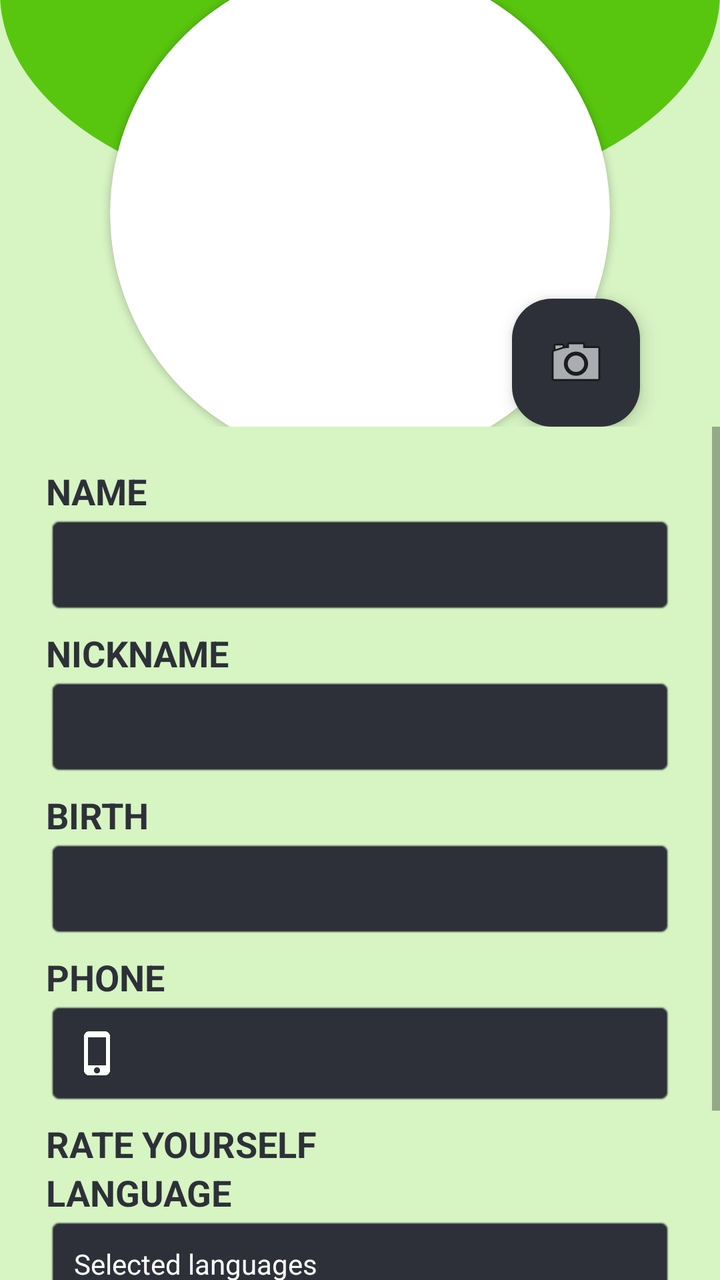
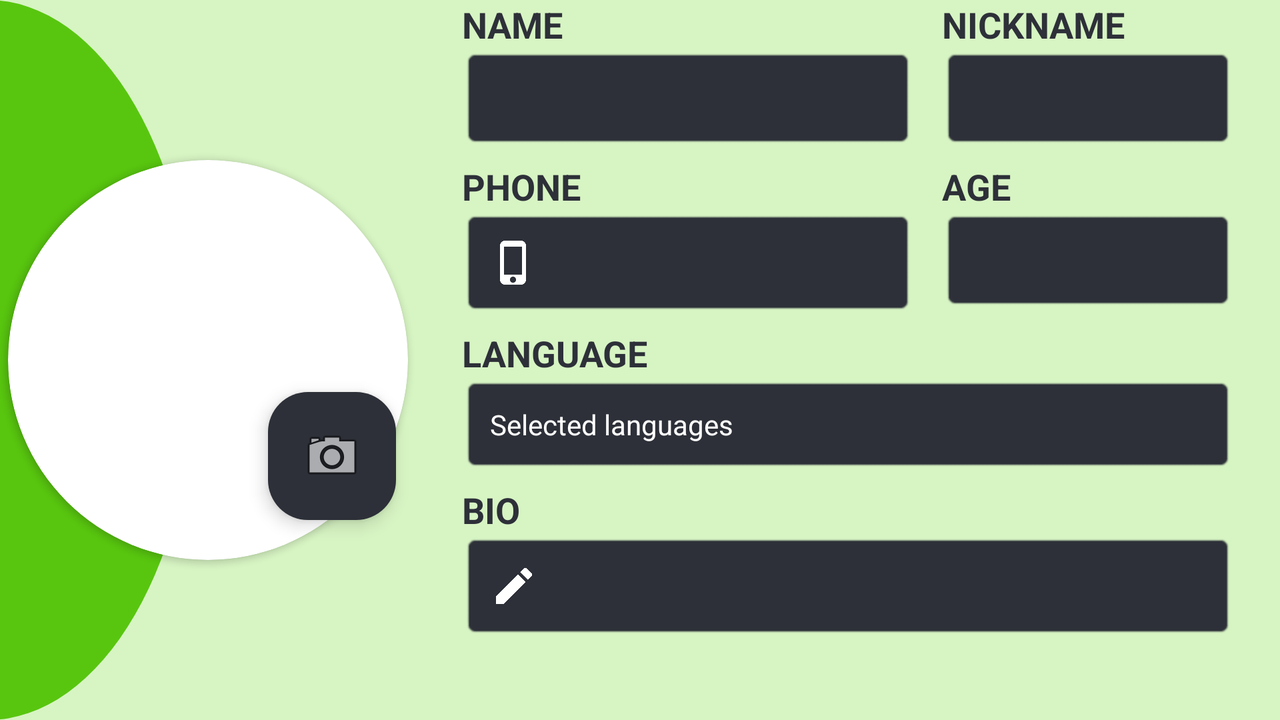

Two renders of one Android screen. The first uses the default layout on a phone; the second uses the alternative layout the repository ships for a different screen configuration, on a matching device. The two XML files are below.
<!-- AndroidManifest.xml: application theme Theme.ShowProfileActivity -->
<!-- res/layout/activity_edit_page.xml -->
<?xml version="1.0" encoding="utf-8"?>


<LinearLayout xmlns:android="http://schemas.android.com/apk/res/android"
    xmlns:app="http://schemas.android.com/apk/res-auto"
    xmlns:tools="http://schemas.android.com/tools"
    android:layout_width="match_parent"
    android:layout_height="match_parent"
    android:background="@color/green_100"
    android:orientation="vertical"
    android:visibility="visible"
    tools:context=".ui.EditProfileFragment">

    <FrameLayout
        android:layout_width="match_parent"
        android:layout_height="0dp"
        android:layout_weight="1">

        <ImageView
            android:id="@+id/imageView2"
            android:layout_width="match_parent"
            android:layout_height="match_parent"
            android:translationY="-110dp"
            app:srcCompat="@drawable/circle" />


        <androidx.cardview.widget.CardView
            android:layout_width="250dp"
            android:layout_height="250dp"
            android:layout_gravity="center"
            app:cardBackgroundColor="@color/white"
            app:cardCornerRadius="250dp">

            <ImageView
                android:id="@+id/profileView"
                android:layout_width="match_parent"
                android:layout_height="match_parent"
                android:scaleType="centerCrop"/>

        </androidx.cardview.widget.CardView>

        <ImageButton
            android:id="@+id/imageButton"
            android:layout_width="wrap_content"
            android:layout_height="wrap_content"
            android:layout_gravity="bottom|right"
            android:background="@drawable/sportrectangle"
            android:clickable="true"
            android:elevation="5dp"
            android:foreground="?android:attr/selectableItemBackground"
            android:onClick="showPopup"
            android:padding="16dp"
            android:translationX="-40dp"
            app:srcCompat="@android:drawable/ic_menu_camera" />

    </FrameLayout>

    <ScrollView
        android:layout_width="match_parent"
        android:layout_height="0dp"
        android:layout_weight="2">

        <LinearLayout
            android:layout_width="match_parent"
            android:layout_height="0dp"
            android:layout_marginLeft="16dp"
            android:layout_marginRight="16dp"
            android:orientation="vertical"
            android:paddingTop="20dp">


            <LinearLayout
                android:layout_width="match_parent"
                android:layout_height="wrap_content"
                android:layout_weight=".40"
                android:orientation="vertical">

                <TextView
                    android:id="@+id/textName"
                    android:layout_width="wrap_content"
                    android:layout_height="wrap_content"
                    android:layout_marginStart="7dp"
                    android:text="@string/name"
                    android:textSize="18sp"
                    android:textStyle="bold" />

                <EditText
                    android:id="@+id/textViewName"
                    android:layout_width="match_parent"
                    android:layout_height="wrap_content"
                    android:layout_marginLeft="7dp"
                    android:layout_marginRight="7dp"
                    android:layout_marginBottom="7dp"
                    android:autofillHints="Insert name"
                    android:background="@android:drawable/editbox_background"
                    android:backgroundTint="@color/grey_900"
                    android:drawablePadding="16dp"
                    android:inputType="text"
                    android:padding="14dp"
                    android:textColor="@color/white"
                    android:textSize="16sp"
                    app:drawableLeftCompat="@drawable/baseline_person_24" />

            </LinearLayout>

            <LinearLayout
                android:layout_width="match_parent"
                android:layout_height="wrap_content"
                android:layout_weight=".60"
                android:orientation="vertical">

                <TextView
                    android:id="@+id/textNick"
                    android:layout_width="wrap_content"
                    android:layout_height="wrap_content"
                    android:layout_marginStart="7dp"
                    android:text="@string/nickname"
                    android:textSize="18sp"
                    android:textStyle="bold" />

                <EditText
                    android:id="@+id/textViewNickName"
                    android:layout_width="match_parent"
                    android:layout_height="wrap_content"
                    android:layout_marginLeft="7dp"
                    android:layout_marginRight="7dp"
                    android:layout_marginBottom="7dp"
                    android:background="@android:drawable/editbox_background"
                    android:backgroundTint="@color/grey_900"
                    android:drawablePadding="16dp"
                    android:padding="14dp"
                    android:textColor="@color/white"
                    android:textSize="16sp"
                    app:drawableLeftCompat="@drawable/baseline_person_24" />

            </LinearLayout>

            <LinearLayout
                android:layout_width="match_parent"
                android:layout_height="wrap_content"
                android:layout_weight=".60"
                android:orientation="vertical">

                <TextView
                    android:id="@+id/textView2"
                    android:layout_width="wrap_content"
                    android:layout_height="wrap_content"
                    android:layout_marginStart="7dp"
                    android:text="@string/birth"
                    android:textSize="18sp"
                    android:textStyle="bold" />

                <EditText
                    android:id="@+id/editTextAge"
                    android:layout_width="match_parent"
                    android:layout_height="0dp"
                    android:layout_marginLeft="7dp"
                    android:layout_marginRight="7dp"
                    android:layout_marginBottom="7dp"
                    android:layout_weight=".70"
                    android:background="@android:drawable/editbox_background"
                    android:backgroundTint="@color/grey_900"
                    android:drawablePadding="16dp"
                    android:inputType="date"
                    android:padding="14dp"
                    android:textColor="@color/white"
                    android:textSize="16sp"
                    app:drawableLeftCompat="@drawable/baseline_cake_24" />


            </LinearLayout>

            <LinearLayout
                android:layout_width="match_parent"
                android:layout_height="wrap_content"
                android:layout_weight=".40"
                android:orientation="vertical">

                <TextView
                    android:id="@+id/textPhone"
                    android:layout_width="wrap_content"
                    android:layout_height="wrap_content"
                    android:layout_marginStart="7dp"
                    android:text="@string/phone"
                    android:textSize="18sp"
                    android:textStyle="bold" />


                <EditText
                    android:id="@+id/textViewPhone"
                    android:layout_width="match_parent"
                    android:layout_height="wrap_content"
                    android:layout_marginLeft="7dp"
                    android:layout_marginRight="7dp"
                    android:layout_marginBottom="7dp"
                    android:background="@android:drawable/editbox_background"
                    android:backgroundTint="@color/grey_900"
                    android:drawablePadding="16dp"
                    android:ems="10"
                    android:inputType="phone"
                    android:padding="14dp"
                    android:textColor="@color/white"
                    android:textSize="16sp"
                    app:drawableLeftCompat="@drawable/baseline_phone_iphone_24" />

            </LinearLayout>

            <LinearLayout
                android:layout_width="match_parent"
                android:layout_height="wrap_content"
                android:layout_weight=".40"
                android:orientation="vertical">

                <TextView
                    android:id="@+id/achievements_edit_page"
                    android:layout_width="wrap_content"
                    android:layout_height="wrap_content"
                    android:layout_marginStart="7dp"
                    android:text="RATE YOURSELF"
                    android:textSize="18sp"
                    android:textStyle="bold" />

                <androidx.recyclerview.widget.RecyclerView
                    android:id="@+id/editable_evaluation_recycler_view"
                    android:layout_width="match_parent"
                    android:layout_height="wrap_content"
                    android:layout_marginLeft="7dp"
                    android:layout_marginRight="7dp"
                    android:orientation="horizontal"
                    app:layoutManager="LinearLayoutManager" />
            </LinearLayout>

            <TextView
                android:id="@+id/textLanguage"
                android:layout_width="wrap_content"
                android:layout_height="wrap_content"
                android:layout_marginStart="7dp"
                android:text="@string/language"
                android:textSize="18sp"
                android:textStyle="bold" />

            <LinearLayout
                android:layout_width="match_parent"
                android:layout_height="wrap_content"
                android:orientation="horizontal">

                <LinearLayout
                    android:layout_width="match_parent"
                    android:layout_height="wrap_content"
                    android:layout_weight=".30"
                    android:orientation="vertical">


                    <TextView
                        android:id="@+id/textViewLanguage"
                        android:layout_width="match_parent"
                        android:layout_height="wrap_content"
                        android:layout_marginLeft="7dp"
                        android:layout_marginRight="7dp"
                        android:layout_marginBottom="7dp"
                        android:background="@android:drawable/editbox_background"
                        android:backgroundTint="@color/grey_900"
                        android:hint="@string/selected_languages_hint"
                        android:drawablePadding="16dp"
                        android:padding="14dp"
                        android:textColor="@color/white"
                        android:textColorHint="@color/white" />

                </LinearLayout>

            </LinearLayout>


            <TextView
                android:id="@+id/textView5"
                android:layout_width="wrap_content"
                android:layout_height="wrap_content"
                android:layout_marginStart="7dp"
                android:text="@string/achievements_label"
                android:textSize="18sp"
                android:textStyle="bold" />

            <EditText
                android:id="@+id/textViewBio"
                android:layout_width="match_parent"
                android:layout_height="wrap_content"
                android:layout_marginLeft="7dp"
                android:layout_marginRight="7dp"
                android:layout_marginBottom="7dp"
                android:background="@android:drawable/editbox_background"
                android:backgroundTint="@color/grey_900"
                android:drawablePadding="16dp"
                android:padding="14dp"
                android:textColor="@color/white"
                android:textSize="16sp"
                app:drawableLeftCompat="@drawable/baseline_edit_24" />

        </LinearLayout>
    </ScrollView>

</LinearLayout>
<!-- resources referenced by this layout -->
<resources>
  <color name="green_100">#D7F4C3</color>
  <color name="grey_900">#2d3038</color>
  <color name="white">#FFFFFFFF</color>
  <!-- drawable baseline_edit_24 (drawable) -->
  <vector xmlns:android="http://schemas.android.com/apk/res/android"
      android:width="24dp"
      android:height="24dp"
      android:viewportWidth="24"
      android:viewportHeight="24">
    <path
        android:fillColor="@android:color/white" android:pathData="M3,17.25V21h3.75L17.81,9.94l-3.75,-3.75L3,17.25zM20.71,7.04c0.39,-0.39 0.39,-1.02 0,-1.41l-2.34,-2.34c-0.39,-0.39 -1.02,-0.39 -1.41,0l-1.83,1.83 3.75,3.75 1.83,-1.83z"/>
  </vector>
  <!-- drawable baseline_phone_iphone_24 (drawable) -->
  <vector xmlns:android="http://schemas.android.com/apk/res/android"
      android:width="24dp"
      android:height="24dp"
      android:viewportWidth="24"
      android:viewportHeight="24"
      >
    <path
        android:fillColor="@android:color/white"
        android:pathData="M15.5,1h-8C6.12,1 5,2.12 5,3.5v17C5,21.88 6.12,23 7.5,23h8c1.38,0 2.5,-1.12 2.5,-2.5v-17C18,2.12 16.88,1 15.5,1zM11.5,22c-0.83,0 -1.5,-0.67 -1.5,-1.5s0.67,-1.5 1.5,-1.5 1.5,0.67 1.5,1.5 -0.67,1.5 -1.5,1.5zM16,18L7,18L7,4h9v14z"/>
  </vector>
  <!-- drawable circle (drawable) -->
  <shape xmlns:android="http://schemas.android.com/apk/res/android"
      android:shape="oval">
      <solid
          android:color="@color/green_600"/>
  </shape>
  <!-- drawable sportrectangle (drawable) -->
  <?xml version="1.0" encoding="utf-8"?>
  <shape xmlns:android="http://schemas.android.com/apk/res/android"
      android:shape="rectangle">
      <solid
          android:color="@color/grey_900"/>
      <corners android:radius="20dp"/>
  </shape>
  <string name="achievements_label">ACHIEVEMENTS</string>
  <string name="birth">BIRTH</string>
  <string name="language">LANGUAGE</string>
  <string name="name">NAME</string>
  <string name="nickname">NICKNAME</string>
  <string name="phone">PHONE</string>
  <string name="selected_languages_hint">Selected languages</string>
  <style name="Theme.ShowProfileActivity" parent="Theme.MaterialComponents.Light.DarkActionBar">
          
          <item name="colorPrimary">@color/green_400</item>
          <item name="colorPrimaryVariant">@color/green_600</item>
          <item name="colorOnPrimary">@color/black</item>
          
          <item name="colorSecondary">@color/grey_400</item>
          <item name="colorSecondaryVariant">@color/grey_800</item>
          <item name="colorOnSecondary">@color/black</item>
          
          <item name="android:statusBarColor">?attr/colorPrimaryVariant</item>
          <item name="android:textColor">@color/grey_900</item>
  
  
      </style>
  <color name="green_600">#58C60F</color>
  <color name="green_400">#83DE4A</color>
  <color name="black">#FF000000</color>
  <color name="grey_400">#868c9d</color>
  <color name="grey_800">#41444f</color>
</resources>
<!-- res/layout-land/activity_edit_page.xml (the author's variant of the layout above) -->
<!-- drawn on the phone turned sideways -->
<?xml version="1.0" encoding="utf-8"?>
<LinearLayout xmlns:android="http://schemas.android.com/apk/res/android"
    xmlns:app="http://schemas.android.com/apk/res-auto"
    xmlns:tools="http://schemas.android.com/tools"
    android:layout_width="match_parent"
    android:layout_height="match_parent"
    android:background="@color/green_100"
    tools:context=".ui.ShowProfileActivity">


    <FrameLayout
        android:layout_width="0dp"
        android:layout_height="match_parent"
        android:layout_marginRight="16dp"
        android:layout_weight="1">

        <ImageView
            android:id="@+id/imageView2"
            android:layout_width="match_parent"
            android:layout_height="match_parent"
            android:translationX="-110dp"
            app:srcCompat="@drawable/circle" />

        <androidx.cardview.widget.CardView
            android:layout_width="200dp"
            android:layout_height="200dp"
            android:layout_gravity="center"
            app:cardBackgroundColor="@color/white"
            app:cardCornerRadius="250dp">

            <ImageView
                android:id="@+id/profileView"
                android:layout_width="match_parent"
                android:layout_height="match_parent"
                android:scaleType="centerCrop"/>

        </androidx.cardview.widget.CardView>


        <ImageButton
            android:id="@+id/imageButton"
            android:layout_width="wrap_content"
            android:layout_height="wrap_content"
            android:layout_gravity="bottom|right"
            android:background="@drawable/sportrectangle"
            android:clickable="true"
            android:elevation="5dp"
            android:foreground="?android:attr/selectableItemBackground"
            android:onClick="showPopup"
            android:padding="16dp"
            android:translationX="-10dp"
            android:translationY="-100dp"
            app:srcCompat="@android:drawable/ic_menu_camera" />


    </FrameLayout>

    <ScrollView
        android:layout_width="0dp"
        android:layout_height="match_parent"
        android:layout_weight="2">

        <LinearLayout
            android:layout_width="match_parent"
            android:layout_height="wrap_content"
            android:layout_marginEnd="16dp"
            android:orientation="vertical">


            <LinearLayout
                android:layout_width="match_parent"
                android:layout_height="wrap_content"
                android:orientation="horizontal">

                <LinearLayout
                    android:layout_width="match_parent"
                    android:layout_height="wrap_content"
                    android:layout_weight=".40"
                    android:orientation="vertical">

                    <TextView
                        android:id="@+id/textName"
                        android:layout_width="wrap_content"
                        android:layout_height="wrap_content"
                        android:layout_marginStart="7dp"
                        android:text="@string/name"
                        android:textSize="18sp"
                        android:textStyle="bold" />

                    <EditText
                        android:id="@+id/textViewName"
                        android:layout_width="match_parent"
                        android:layout_height="wrap_content"
                        android:layout_marginLeft="7dp"
                        android:layout_marginRight="7dp"
                        android:layout_marginBottom="7dp"
                        android:autofillHints="Insert name"
                        android:background="@android:drawable/editbox_background"
                        android:backgroundTint="@color/grey_900"
                        android:drawablePadding="16dp"
                        android:inputType="text"
                        android:padding="14dp"
                        android:textColor="@color/white"
                        android:textSize="16sp"
                        app:drawableLeftCompat="@drawable/baseline_person_24" />

                </LinearLayout>


                <LinearLayout
                    android:layout_width="match_parent"
                    android:layout_height="wrap_content"
                    android:layout_weight=".60"
                    android:orientation="vertical">

                    <TextView
                        android:id="@+id/textNick"
                        android:layout_width="wrap_content"
                        android:layout_height="wrap_content"
                        android:layout_marginStart="7dp"
                        android:text="@string/nickname"
                        android:textSize="18sp"
                        android:textStyle="bold" />

                    <EditText
                        android:id="@+id/textViewNickName"
                        android:layout_width="match_parent"
                        android:layout_height="0dp"
                        android:layout_marginLeft="7dp"
                        android:layout_marginRight="7dp"
                        android:layout_marginBottom="7dp"
                        android:layout_weight=".70"
                        android:background="@android:drawable/editbox_background"
                        android:backgroundTint="@color/grey_900"
                        android:drawablePadding="16dp"
                        android:inputType="text"
                        android:padding="14dp"
                        android:textColor="@color/white"
                        android:textSize="16sp"
                        app:drawableLeftCompat="@drawable/baseline_person_24" />


                </LinearLayout>
            </LinearLayout>

            <LinearLayout
                android:layout_width="match_parent"
                android:layout_height="wrap_content"
                android:orientation="horizontal">

                <LinearLayout
                    android:layout_width="match_parent"
                    android:layout_height="wrap_content"
                    android:layout_weight=".40"
                    android:orientation="vertical">

                    <TextView
                        android:id="@+id/textPhone"
                        android:layout_width="wrap_content"
                        android:layout_height="wrap_content"
                        android:layout_marginStart="7dp"
                        android:text="@string/phone"
                        android:textSize="18sp"
                        android:textStyle="bold" />


                    <EditText
                        android:id="@+id/textViewPhone"
                        android:layout_width="match_parent"
                        android:layout_height="wrap_content"
                        android:layout_marginLeft="7dp"
                        android:layout_marginRight="7dp"
                        android:layout_marginBottom="7dp"
                        android:background="@android:drawable/editbox_background"
                        android:backgroundTint="@color/grey_900"
                        android:drawablePadding="16dp"
                        android:ems="10"
                        android:inputType="phone"
                        android:padding="14dp"
                        android:textColor="@color/white"
                        android:textSize="16sp"
                        app:drawableLeftCompat="@drawable/baseline_phone_iphone_24" />

                </LinearLayout>


                <LinearLayout
                    android:layout_width="match_parent"
                    android:layout_height="wrap_content"
                    android:layout_weight=".60"
                    android:orientation="vertical">

                    <TextView
                        android:id="@+id/textView2"
                        android:layout_width="wrap_content"
                        android:layout_height="wrap_content"
                        android:layout_marginStart="7dp"
                        android:text="@string/age"
                        android:textSize="18sp"
                        android:textStyle="bold" />

                    <EditText
                        android:id="@+id/editTextAge"
                        android:layout_width="match_parent"
                        android:layout_height="0dp"
                        android:layout_marginLeft="7dp"
                        android:layout_marginRight="7dp"
                        android:layout_marginBottom="7dp"
                        android:layout_weight=".70"
                        android:background="@android:drawable/editbox_background"
                        android:backgroundTint="@color/grey_900"
                        android:drawablePadding="16dp"
                        android:inputType="date"
                        android:padding="14dp"
                        android:textColor="@color/white"
                        android:textSize="16sp"
                        app:drawableLeftCompat="@drawable/baseline_cake_24" />


                </LinearLayout>
            </LinearLayout>

            <TextView
                android:id="@+id/textView12"
                android:layout_width="match_parent"
                android:layout_height="wrap_content"
                android:layout_marginStart="7dp"
                android:text="@string/language"
                android:textSize="18sp"
                android:textStyle="bold" />

            <LinearLayout
                android:layout_width="match_parent"
                android:layout_height="wrap_content"
                android:orientation="horizontal">

                <LinearLayout
                    android:layout_width="match_parent"
                    android:layout_height="wrap_content"
                    android:layout_weight=".30"
                    android:orientation="vertical">


                    <TextView
                        android:id="@+id/textViewLanguage"
                        android:layout_width="match_parent"
                        android:layout_height="wrap_content"
                        android:layout_marginLeft="7dp"
                        android:layout_marginRight="7dp"
                        android:layout_marginBottom="7dp"
                        android:background="@android:drawable/editbox_background"
                        android:backgroundTint="@color/grey_900"
                        android:hint="@string/selected_languages_hint"
                        android:drawablePadding="16dp"
                        android:padding="14dp"
                        android:textColor="@color/white"
                        android:textColorHint="@color/white" />

                </LinearLayout>

            </LinearLayout>

            <androidx.recyclerview.widget.RecyclerView
                android:id="@+id/editable_evaluation_recycler_view"
                android:layout_width="match_parent"
                android:layout_height="wrap_content"
                android:layout_marginLeft="7dp"
                android:layout_marginRight="7dp"
                android:orientation="horizontal"
                app:layoutManager="LinearLayoutManager" />

            <TextView
                android:id="@+id/textView18"
                android:layout_width="match_parent"
                android:layout_height="wrap_content"
                android:layout_marginStart="7dp"
                android:text="@string/bio"
                android:textSize="18sp"
                android:textStyle="bold" />

            <EditText
                android:id="@+id/textViewBio"
                android:layout_width="match_parent"
                android:layout_height="wrap_content"
                android:layout_marginLeft="7dp"
                android:layout_marginRight="7dp"
                android:layout_marginBottom="7dp"
                android:background="@android:drawable/editbox_background"
                android:backgroundTint="@color/grey_900"
                android:drawablePadding="16dp"
                android:padding="14dp"
                android:textColor="@color/white"
                android:textSize="16sp"
                app:drawableLeftCompat="@drawable/baseline_edit_24" />


            <LinearLayout
                android:layout_width="match_parent"
                android:layout_height="wrap_content"
                android:orientation="vertical" />

        </LinearLayout>
    </ScrollView>
</LinearLayout>
<!-- resources referenced by the variant -->
<!-- as the phone turned sideways resolves them -->
<resources>
  <color name="green_100">#D7F4C3</color>
  <color name="grey_900">#2d3038</color>
  <color name="white">#FFFFFFFF</color>
  <!-- drawable baseline_edit_24 (drawable) -->
  <vector xmlns:android="http://schemas.android.com/apk/res/android"
      android:width="24dp"
      android:height="24dp"
      android:viewportWidth="24"
      android:viewportHeight="24">
    <path
        android:fillColor="@android:color/white" android:pathData="M3,17.25V21h3.75L17.81,9.94l-3.75,-3.75L3,17.25zM20.71,7.04c0.39,-0.39 0.39,-1.02 0,-1.41l-2.34,-2.34c-0.39,-0.39 -1.02,-0.39 -1.41,0l-1.83,1.83 3.75,3.75 1.83,-1.83z"/>
  </vector>
  <!-- drawable baseline_phone_iphone_24 (drawable) -->
  <vector xmlns:android="http://schemas.android.com/apk/res/android"
      android:width="24dp"
      android:height="24dp"
      android:viewportWidth="24"
      android:viewportHeight="24"
      >
    <path
        android:fillColor="@android:color/white"
        android:pathData="M15.5,1h-8C6.12,1 5,2.12 5,3.5v17C5,21.88 6.12,23 7.5,23h8c1.38,0 2.5,-1.12 2.5,-2.5v-17C18,2.12 16.88,1 15.5,1zM11.5,22c-0.83,0 -1.5,-0.67 -1.5,-1.5s0.67,-1.5 1.5,-1.5 1.5,0.67 1.5,1.5 -0.67,1.5 -1.5,1.5zM16,18L7,18L7,4h9v14z"/>
  </vector>
  <!-- drawable circle (drawable) -->
  <shape xmlns:android="http://schemas.android.com/apk/res/android"
      android:shape="oval">
      <solid
          android:color="@color/green_600"/>
  </shape>
  <!-- drawable sportrectangle (drawable) -->
  <?xml version="1.0" encoding="utf-8"?>
  <shape xmlns:android="http://schemas.android.com/apk/res/android"
      android:shape="rectangle">
      <solid
          android:color="@color/grey_900"/>
      <corners android:radius="20dp"/>
  </shape>
  <string name="age">AGE</string>
  <string name="bio">BIO</string>
  <string name="language">LANGUAGE</string>
  <string name="name">NAME</string>
  <string name="nickname">NICKNAME</string>
  <string name="phone">PHONE</string>
  <string name="selected_languages_hint">Selected languages</string>
  <style name="Theme.ShowProfileActivity" parent="Theme.MaterialComponents.Light.DarkActionBar">
          
          <item name="colorPrimary">@color/green_400</item>
          <item name="colorPrimaryVariant">@color/green_600</item>
          <item name="colorOnPrimary">@color/black</item>
          
          <item name="colorSecondary">@color/grey_400</item>
          <item name="colorSecondaryVariant">@color/grey_800</item>
          <item name="colorOnSecondary">@color/black</item>
          
          <item name="android:statusBarColor">?attr/colorPrimaryVariant</item>
          <item name="android:textColor">@color/grey_900</item>
  
  
      </style>
  <color name="green_600">#58C60F</color>
  <color name="green_400">#83DE4A</color>
  <color name="black">#FF000000</color>
  <color name="grey_400">#868c9d</color>
  <color name="grey_800">#41444f</color>
</resources>
